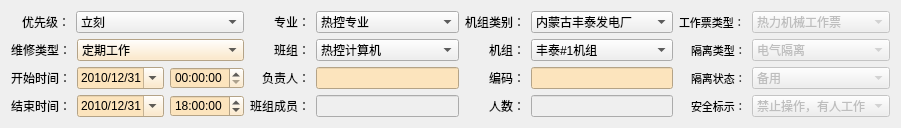
    <widget class="QWidget" name="layoutWidget">
     <property name="geometry">
      <rect>
       <x>9</x>
       <y>10</y>
       <width>901</width>
       <height>118</height>
      </rect>
     </property>
     <layout class="QHBoxLayout" name="horizontalLayout_23">
      <item>
       <layout class="QVBoxLayout" name="verticalLayout_15">
        <item>
         <layout class="QHBoxLayout" name="horizontalLayout_24">
          <item>
           <layout class="QVBoxLayout" name="verticalLayout_16">
            <property name="leftMargin">
             <number>11</number>
            </property>
            <property name="rightMargin">
             <number>0</number>
            </property>
            <item>
             <widget class="QLabel" name="label_29">
              <property name="font">
               <font>
                <family>Arial</family>
                <pointsize>9</pointsize>
               </font>
              </property>
              <property name="text">
               <string>优先级：</string>
              </property>
             </widget>
            </item>
           </layout>
          </item>
          <item>
           <widget class="QComboBox" name="youxianji_2">
            <property name="sizePolicy">
             <sizepolicy hsizetype="Preferred" vsizetype="Fixed">
              <horstretch>2</horstretch>
              <verstretch>0</verstretch>
             </sizepolicy>
            </property>
            <property name="font">
             <font>
              <family>Arial</family>
              <pointsize>9</pointsize>
             </font>
            </property>
            <item>
             <property name="text">
              <string>立刻</string>
             </property>
            </item>
            <item>
             <property name="text">
              <string>24小时内处理</string>
             </property>
            </item>
            <item>
             <property name="text">
              <string>48小时内处理</string>
             </property>
            </item>
            <item>
             <property name="text">
              <string>72小时内处理</string>
             </property>
            </item>
            <item>
             <property name="text">
              <string>168小时内处理</string>
             </property>
            </item>
            <item>
             <property name="text">
              <string>停机处理</string>
             </property>
            </item>
            <item>
             <property name="text">
              <string>无</string>
             </property>
            </item>
           </widget>
          </item>
         </layout>
        </item>
        <item>
         <layout class="QHBoxLayout" name="horizontalLayout_26">
          <item>
           <widget class="QLabel" name="label_30">
            <property name="font">
             <font>
              <family>Arial</family>
              <pointsize>9</pointsize>
             </font>
            </property>
            <property name="text">
             <string>维修类型：</string>
            </property>
           </widget>
          </item>
          <item>
           <widget class="QComboBox" name="weixiuleixing_2">
            <property name="sizePolicy">
             <sizepolicy hsizetype="Preferred" vsizetype="Fixed">
              <horstretch>2</horstretch>
              <verstretch>0</verstretch>
             </sizepolicy>
            </property>
            <property name="font">
             <font>
              <family>Arial</family>
              <pointsize>9</pointsize>
             </font>
            </property>
            <property name="styleSheet">
             <string notr="true">background-color: rgb(252, 228, 189);</string>
            </property>
            <item>
             <property name="text">
              <string>定期工作</string>
             </property>
            </item>
            <item>
             <property name="text">
              <string>改进性检修</string>
             </property>
            </item>
            <item>
             <property name="text">
              <string>故障检修</string>
             </property>
            </item>
            <item>
             <property name="text">
              <string>状态检修</string>
             </property>
            </item>
            <item>
             <property name="text">
              <string>无</string>
             </property>
            </item>
           </widget>
          </item>
         </layout>
        </item>
        <item>
         <layout class="QHBoxLayout" name="horizontalLayout_27">
          <item>
           <widget class="QLabel" name="label_31">
            <property name="font">
             <font>
              <family>Arial</family>
              <pointsize>9</pointsize>
             </font>
            </property>
            <property name="text">
             <string>开始时间：</string>
            </property>
           </widget>
          </item>
          <item>
           <widget class="QDateEdit" name="begindate_2">
            <property name="font">
             <font>
              <family>Arial</family>
              <pointsize>9</pointsize>
             </font>
            </property>
            <property name="styleSheet">
             <string notr="true">background-color: rgb(252, 228, 189);</string>
            </property>
            <property name="maximumDateTime">
             <datetime>
              <hour>23</hour>
              <minute>59</minute>
              <second>59</second>
              <year>2025</year>
              <month>12</month>
              <day>31</day>
             </datetime>
            </property>
            <property name="minimumDateTime">
             <datetime>
              <hour>0</hour>
              <minute>0</minute>
              <second>0</second>
              <year>2010</year>
              <month>12</month>
              <day>31</day>
             </datetime>
            </property>
            <property name="displayFormat">
             <string>yyyy/M/d</string>
            </property>
            <property name="calendarPopup">
             <bool>true</bool>
            </property>
           </widget>
          </item>
          <item>
           <widget class="QTimeEdit" name="begintime_2">
            <property name="font">
             <font>
              <family>Arial</family>
              <pointsize>9</pointsize>
             </font>
            </property>
            <property name="styleSheet">
             <string notr="true">background-color: rgb(252, 228, 189);</string>
            </property>
            <property name="calendarPopup">
             <bool>false</bool>
            </property>
           </widget>
          </item>
         </layout>
        </item>
        <item>
         <layout class="QHBoxLayout" name="horizontalLayout_28">
          <item>
           <widget class="QLabel" name="label_32">
            <property name="font">
             <font>
              <family>Arial</family>
              <pointsize>9</pointsize>
             </font>
            </property>
            <property name="text">
             <string>结束时间：</string>
            </property>
           </widget>
          </item>
          <item>
           <widget class="QDateEdit" name="enddate_2">
            <property name="font">
             <font>
              <family>Arial</family>
              <pointsize>9</pointsize>
             </font>
            </property>
            <property name="styleSheet">
             <string notr="true">background-color: rgb(252, 228, 189);</string>
            </property>
            <property name="maximumDateTime">
             <datetime>
              <hour>23</hour>
              <minute>59</minute>
              <second>59</second>
              <year>2025</year>
              <month>12</month>
              <day>31</day>
             </datetime>
            </property>
            <property name="minimumDateTime">
             <datetime>
              <hour>0</hour>
              <minute>0</minute>
              <second>0</second>
              <year>2010</year>
              <month>12</month>
              <day>31</day>
             </datetime>
            </property>
            <property name="displayFormat">
             <string>yyyy/M/d</string>
            </property>
            <property name="calendarPopup">
             <bool>true</bool>
            </property>
           </widget>
          </item>
          <item>
           <widget class="QTimeEdit" name="endtime_2">
            <property name="font">
             <font>
              <family>Arial</family>
              <pointsize>9</pointsize>
             </font>
            </property>
            <property name="styleSheet">
             <string notr="true">background-color: rgb(252, 228, 189);</string>
            </property>
            <property name="calendarPopup">
             <bool>true</bool>
            </property>
            <property name="time">
             <time>
              <hour>18</hour>
              <minute>0</minute>
              <second>0</second>
             </time>
            </property>
           </widget>
          </item>
         </layout>
        </item>
       </layout>
      </item>
      <item>
       <layout class="QVBoxLayout" name="verticalLayout_17">
        <item>
         <layout class="QHBoxLayout" name="horizontalLayout_29">
          <item>
           <layout class="QHBoxLayout" name="horizontalLayout_35">
            <property name="leftMargin">
             <number>24</number>
            </property>
            <item>
             <widget class="QLabel" name="label_33">
              <property name="sizePolicy">
               <sizepolicy hsizetype="Preferred" vsizetype="Preferred">
                <horstretch>0</horstretch>
                <verstretch>0</verstretch>
               </sizepolicy>
              </property>
              <property name="font">
               <font>
                <family>Arial</family>
                <pointsize>9</pointsize>
               </font>
              </property>
              <property name="text">
               <string>专业：</string>
              </property>
             </widget>
            </item>
           </layout>
          </item>
          <item>
           <widget class="QComboBox" name="zhuanye_2">
            <property name="sizePolicy">
             <sizepolicy hsizetype="Preferred" vsizetype="Fixed">
              <horstretch>2</horstretch>
              <verstretch>0</verstretch>
             </sizepolicy>
            </property>
            <property name="font">
             <font>
              <family>Arial</family>
              <pointsize>9</pointsize>
             </font>
            </property>
            <item>
             <property name="text">
              <string>热控专业</string>
             </property>
            </item>
            <item>
             <property name="text">
              <string>汽机专业</string>
             </property>
            </item>
            <item>
             <property name="text">
              <string>锅炉专业</string>
             </property>
            </item>
            <item>
             <property name="text">
              <string>电气专业</string>
             </property>
            </item>
            <item>
             <property name="text">
              <string>无</string>
             </property>
            </item>
           </widget>
          </item>
         </layout>
        </item>
        <item>
         <layout class="QHBoxLayout" name="horizontalLayout_37">
          <item>
           <layout class="QHBoxLayout" name="horizontalLayout_38">
            <property name="leftMargin">
             <number>24</number>
            </property>
            <item>
             <widget class="QLabel" name="label_34">
              <property name="font">
               <font>
                <family>Arial</family>
                <pointsize>9</pointsize>
               </font>
              </property>
              <property name="text">
               <string>班组：</string>
              </property>
             </widget>
            </item>
           </layout>
          </item>
          <item>
           <widget class="QComboBox" name="banzu_2">
            <property name="sizePolicy">
             <sizepolicy hsizetype="Preferred" vsizetype="Fixed">
              <horstretch>2</horstretch>
              <verstretch>0</verstretch>
             </sizepolicy>
            </property>
            <property name="font">
             <font>
              <family>Arial</family>
              <pointsize>9</pointsize>
             </font>
            </property>
            <item>
             <property name="text">
              <string>热控计算机</string>
             </property>
            </item>
            <item>
             <property name="text">
              <string>热控程控班</string>
             </property>
            </item>
            <item>
             <property name="text">
              <string>热控自动一</string>
             </property>
            </item>
            <item>
             <property name="text">
              <string>热控自动二</string>
             </property>
            </item>
            <item>
             <property name="text">
              <string>无</string>
             </property>
            </item>
           </widget>
          </item>
         </layout>
        </item>
        <item>
         <layout class="QHBoxLayout" name="horizontalLayout_39">
          <item>
           <layout class="QHBoxLayout" name="horizontalLayout_40">
            <property name="leftMargin">
             <number>12</number>
            </property>
            <item>
             <widget class="QLabel" name="label_35">
              <property name="font">
               <font>
                <family>Arial</family>
                <pointsize>9</pointsize>
               </font>
              </property>
              <property name="text">
               <string>负责人：</string>
              </property>
             </widget>
            </item>
           </layout>
          </item>
          <item>
           <widget class="QLineEdit" name="mvp_2">
            <property name="font">
             <font>
              <family>Arial</family>
              <pointsize>9</pointsize>
             </font>
            </property>
            <property name="styleSheet">
             <string notr="true">background-color: rgb(252, 228, 189);</string>
            </property>
           </widget>
          </item>
         </layout>
        </item>
        <item>
         <layout class="QHBoxLayout" name="horizontalLayout_41">
          <item>
           <widget class="QLabel" name="label_36">
            <property name="font">
             <font>
              <family>Arial</family>
              <pointsize>9</pointsize>
             </font>
            </property>
            <property name="text">
             <string>班组成员：</string>
            </property>
           </widget>
          </item>
          <item>
           <widget class="QLineEdit" name="chengyuan_2">
            <property name="enabled">
             <bool>false</bool>
            </property>
            <property name="font">
             <font>
              <family>Arial</family>
              <pointsize>9</pointsize>
             </font>
            </property>
            <property name="styleSheet">
             <string notr="true"/>
            </property>
           </widget>
          </item>
         </layout>
        </item>
       </layout>
      </item>
      <item>
       <layout class="QVBoxLayout" name="verticalLayout_18">
        <item>
         <layout class="QHBoxLayout" name="horizontalLayout_42">
          <item>
           <widget class="QLabel" name="label_37">
            <property name="font">
             <font>
              <family>Arial</family>
              <pointsize>9</pointsize>
             </font>
            </property>
            <property name="text">
             <string>机组类别：</string>
            </property>
           </widget>
          </item>
          <item>
           <widget class="QComboBox" name="jizuleibie_2">
            <property name="sizePolicy">
             <sizepolicy hsizetype="Preferred" vsizetype="Fixed">
              <horstretch>2</horstretch>
              <verstretch>0</verstretch>
             </sizepolicy>
            </property>
            <property name="font">
             <font>
              <family>Arial</family>
              <pointsize>9</pointsize>
             </font>
            </property>
            <item>
             <property name="text">
              <string>内蒙古丰泰发电厂</string>
             </property>
            </item>
            <item>
             <property name="text">
              <string>呼和浩特科林热电厂</string>
             </property>
            </item>
            <item>
             <property name="text">
              <string>科林城发热力</string>
             </property>
            </item>
            <item>
             <property name="text">
              <string>无</string>
             </property>
            </item>
           </widget>
          </item>
         </layout>
        </item>
        <item>
         <layout class="QHBoxLayout" name="horizontalLayout_43">
          <item>
           <layout class="QVBoxLayout" name="verticalLayout_19">
            <property name="leftMargin">
             <number>24</number>
            </property>
            <item>
             <widget class="QLabel" name="label_38">
              <property name="font">
               <font>
                <family>Arial</family>
                <pointsize>9</pointsize>
               </font>
              </property>
              <property name="text">
               <string>机组：</string>
              </property>
             </widget>
            </item>
           </layout>
          </item>
          <item>
           <widget class="QComboBox" name="jizu_2">
            <property name="sizePolicy">
             <sizepolicy hsizetype="Preferred" vsizetype="Fixed">
              <horstretch>2</horstretch>
              <verstretch>0</verstretch>
             </sizepolicy>
            </property>
            <property name="font">
             <font>
              <family>Arial</family>
              <pointsize>9</pointsize>
             </font>
            </property>
            <property name="styleSheet">
             <string notr="true">alternate-background-color: rgb(255, 32, 25);</string>
            </property>
            <item>
             <property name="text">
              <string>丰泰#1机组</string>
             </property>
            </item>
            <item>
             <property name="text">
              <string>丰泰#2机组</string>
             </property>
            </item>
            <item>
             <property name="text">
              <string>丰泰公用</string>
             </property>
            </item>
            <item>
             <property name="text">
              <string>科林新#3机组</string>
             </property>
            </item>
            <item>
             <property name="text">
              <string>科林新#4机组</string>
             </property>
            </item>
            <item>
             <property name="text">
              <string>科林公用</string>
             </property>
            </item>
            <item>
             <property name="text">
              <string>无</string>
             </property>
            </item>
           </widget>
          </item>
         </layout>
        </item>
        <item>
         <layout class="QHBoxLayout" name="horizontalLayout_44">
          <item>
           <layout class="QHBoxLayout" name="horizontalLayout_45">
            <property name="leftMargin">
             <number>24</number>
            </property>
            <item>
             <widget class="QLabel" name="label_39">
              <property name="font">
               <font>
                <family>Arial</family>
                <pointsize>9</pointsize>
               </font>
              </property>
              <property name="text">
               <string>编码：</string>
              </property>
             </widget>
            </item>
           </layout>
          </item>
          <item>
           <widget class="QLineEdit" name="bianma_2">
            <property name="font">
             <font>
              <family>Arial</family>
              <pointsize>9</pointsize>
             </font>
            </property>
            <property name="styleSheet">
             <string notr="true">background-color: rgb(252, 228, 189);</string>
            </property>
            <property name="dragEnabled">
             <bool>false</bool>
            </property>
            <property name="readOnly">
             <bool>false</bool>
            </property>
           </widget>
          </item>
         </layout>
        </item>
        <item>
         <layout class="QHBoxLayout" name="horizontalLayout_46">
          <property name="leftMargin">
           <number>0</number>
          </property>
          <property name="rightMargin">
           <number>0</number>
          </property>
          <item>
           <layout class="QVBoxLayout" name="verticalLayout_20">
            <property name="leftMargin">
             <number>24</number>
            </property>
            <item>
             <widget class="QLabel" name="label_40">
              <property name="sizePolicy">
               <sizepolicy hsizetype="Preferred" vsizetype="Preferred">
                <horstretch>4</horstretch>
                <verstretch>0</verstretch>
               </sizepolicy>
              </property>
              <property name="font">
               <font>
                <family>Arial</family>
                <pointsize>9</pointsize>
               </font>
              </property>
              <property name="text">
               <string>人数：</string>
              </property>
             </widget>
            </item>
           </layout>
          </item>
          <item>
           <widget class="QLineEdit" name="sum_2">
            <property name="enabled">
             <bool>false</bool>
            </property>
            <property name="sizePolicy">
             <sizepolicy hsizetype="Expanding" vsizetype="Fixed">
              <horstretch>0</horstretch>
              <verstretch>0</verstretch>
             </sizepolicy>
            </property>
            <property name="font">
             <font>
              <family>Arial</family>
              <pointsize>9</pointsize>
             </font>
            </property>
            <property name="styleSheet">
             <string notr="true"/>
            </property>
           </widget>
          </item>
         </layout>
        </item>
       </layout>
      </item>
      <item>
       <layout class="QVBoxLayout" name="verticalLayout_21">
        <item>
         <layout class="QVBoxLayout" name="verticalLayout_22">
          <item>
           <layout class="QHBoxLayout" name="horizontalLayout_47">
            <item>
             <widget class="QLabel" name="label_41">
              <property name="sizePolicy">
               <sizepolicy hsizetype="Preferred" vsizetype="Preferred">
                <horstretch>1</horstretch>
                <verstretch>0</verstretch>
               </sizepolicy>
              </property>
              <property name="font">
               <font>
                <family>Arial</family>
                <pointsize>8</pointsize>
               </font>
              </property>
              <property name="text">
               <string>工作票类型：</string>
              </property>
             </widget>
            </item>
            <item>
             <widget class="QComboBox" name="gzpleixing_2">
              <property name="enabled">
               <bool>false</bool>
              </property>
              <property name="sizePolicy">
               <sizepolicy hsizetype="Preferred" vsizetype="Fixed">
                <horstretch>2</horstretch>
                <verstretch>0</verstretch>
               </sizepolicy>
              </property>
              <property name="font">
               <font>
                <family>Arial</family>
                <pointsize>9</pointsize>
               </font>
              </property>
              <property name="styleSheet">
               <string notr="true"/>
              </property>
              <item>
               <property name="text">
                <string>热力机械工作票</string>
               </property>
              </item>
              <item>
               <property name="text">
                <string>热力机械外包工作票</string>
               </property>
              </item>
              <item>
               <property name="text">
                <string>电气工作票</string>
               </property>
              </item>
              <item>
               <property name="text">
                <string>无</string>
               </property>
              </item>
             </widget>
            </item>
           </layout>
          </item>
          <item>
           <layout class="QHBoxLayout" name="horizontalLayout_48">
            <item>
             <layout class="QVBoxLayout" name="verticalLayout_23">
              <property name="leftMargin">
               <number>12</number>
              </property>
              <item>
               <widget class="QLabel" name="label_42">
                <property name="font">
                 <font>
                  <family>Arial</family>
                  <pointsize>8</pointsize>
                 </font>
                </property>
                <property name="text">
                 <string>隔离类型：</string>
                </property>
               </widget>
              </item>
             </layout>
            </item>
            <item>
             <widget class="QComboBox" name="gelileixing_2">
              <property name="enabled">
               <bool>false</bool>
              </property>
              <property name="sizePolicy">
               <sizepolicy hsizetype="Preferred" vsizetype="Fixed">
                <horstretch>2</horstretch>
                <verstretch>0</verstretch>
               </sizepolicy>
              </property>
              <property name="font">
               <font>
                <family>Arial</family>
                <pointsize>9</pointsize>
               </font>
              </property>
              <property name="styleSheet">
               <string notr="true"/>
              </property>
              <item>
               <property name="text">
                <string>电气隔离</string>
               </property>
              </item>
              <item>
               <property name="text">
                <string>机械隔离</string>
               </property>
              </item>
              <item>
               <property name="text">
                <string>电气及机械隔离</string>
               </property>
              </item>
              <item>
               <property name="text">
                <string>无</string>
               </property>
              </item>
             </widget>
            </item>
           </layout>
          </item>
         </layout>
        </item>
        <item>
         <layout class="QVBoxLayout" name="verticalLayout_24">
          <item>
           <layout class="QHBoxLayout" name="horizontalLayout_49">
            <item>
             <layout class="QHBoxLayout" name="horizontalLayout_50">
              <property name="leftMargin">
               <number>12</number>
              </property>
              <item>
               <widget class="QLabel" name="label_43">
                <property name="font">
                 <font>
                  <family>Arial</family>
                  <pointsize>8</pointsize>
                 </font>
                </property>
                <property name="text">
                 <string>隔离状态：</string>
                </property>
               </widget>
              </item>
             </layout>
            </item>
            <item>
             <widget class="QComboBox" name="gelizhuangtai_2">
              <property name="enabled">
               <bool>false</bool>
              </property>
              <property name="sizePolicy">
               <sizepolicy hsizetype="Preferred" vsizetype="Fixed">
                <horstretch>2</horstretch>
                <verstretch>0</verstretch>
               </sizepolicy>
              </property>
              <property name="font">
               <font>
                <family>Arial</family>
                <pointsize>9</pointsize>
               </font>
              </property>
              <property name="styleSheet">
               <string notr="true"/>
              </property>
              <item>
               <property name="text">
                <string>备用</string>
               </property>
              </item>
              <item>
               <property name="text">
                <string>不停电</string>
               </property>
              </item>
              <item>
               <property name="text">
                <string>断开</string>
               </property>
              </item>
              <item>
               <property name="text">
                <string>关</string>
               </property>
              </item>
              <item>
               <property name="text">
                <string>关闭、停电</string>
               </property>
              </item>
              <item>
               <property name="text">
                <string>合上</string>
               </property>
              </item>
              <item>
               <property name="text">
                <string>解除自动</string>
               </property>
              </item>
              <item>
               <property name="text">
                <string>开</string>
               </property>
              </item>
              <item>
               <property name="text">
                <string>停电</string>
               </property>
              </item>
              <item>
               <property name="text">
                <string>停运</string>
               </property>
              </item>
              <item>
               <property name="text">
                <string>停运断电</string>
               </property>
              </item>
              <item>
               <property name="text">
                <string>退出保护</string>
               </property>
              </item>
              <item>
               <property name="text">
                <string>退出监视</string>
               </property>
              </item>
              <item>
               <property name="text">
                <string>退出连锁</string>
               </property>
              </item>
              <item>
               <property name="text">
                <string>无</string>
               </property>
              </item>
             </widget>
            </item>
           </layout>
          </item>
          <item>
           <layout class="QHBoxLayout" name="horizontalLayout_51">
            <item>
             <layout class="QHBoxLayout" name="horizontalLayout_52">
              <property name="leftMargin">
               <number>12</number>
              </property>
              <item>
               <widget class="QLabel" name="label_44">
                <property name="font">
                 <font>
                  <family>Arial</family>
                  <pointsize>8</pointsize>
                 </font>
                </property>
                <property name="text">
                 <string>安全标示：</string>
                </property>
               </widget>
              </item>
             </layout>
            </item>
            <item>
             <widget class="QComboBox" name="anquanbiaoshi_2">
              <property name="enabled">
               <bool>false</bool>
              </property>
              <property name="sizePolicy">
               <sizepolicy hsizetype="Preferred" vsizetype="Fixed">
                <horstretch>2</horstretch>
                <verstretch>0</verstretch>
               </sizepolicy>
              </property>
              <property name="font">
               <font>
                <family>Arial</family>
                <pointsize>9</pointsize>
               </font>
              </property>
              <property name="styleSheet">
               <string notr="true"/>
              </property>
              <item>
               <property name="text">
                <string>禁止操作，有人工作</string>
               </property>
              </item>
              <item>
               <property name="text">
                <string>禁止合闸，有人工作</string>
               </property>
              </item>
              <item>
               <property name="text">
                <string>禁止攀登</string>
               </property>
              </item>
              <item>
               <property name="text">
                <string>由此上下</string>
               </property>
              </item>
              <item>
               <property name="text">
                <string>在此工作</string>
               </property>
              </item>
              <item>
               <property name="text">
                <string>止步，高压危险</string>
               </property>
              </item>
              <item>
               <property name="text">
                <string>无</string>
               </property>
              </item>
             </widget>
            </item>
           </layout>
          </item>
         </layout>
        </item>
       </layout>
      </item>
     </layout>
    </widget>
